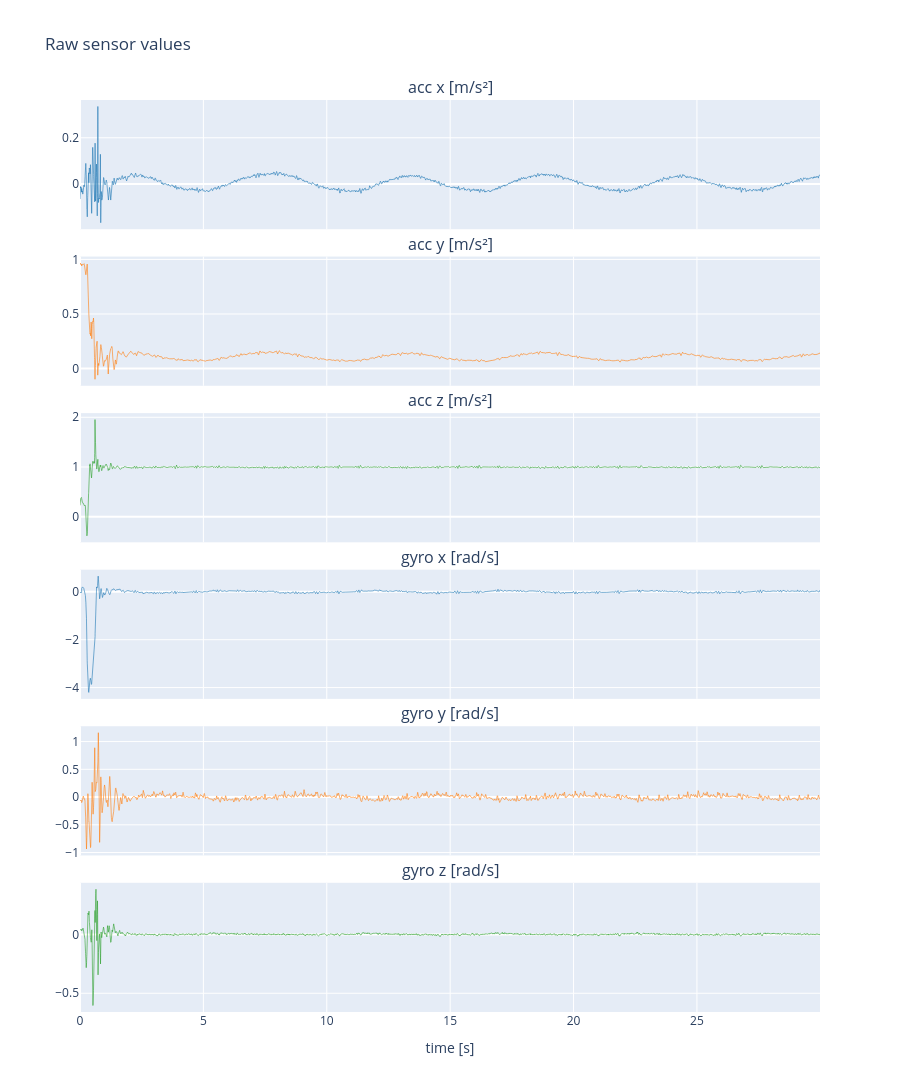

Notebook code for this chart:
### Code cell
# Raw values of all 6 channels over time.
# One row per axis, so each gets its own y-scale and small changes stay visible.
COLORS = {"x": "#1f77b4", "y": "#ff7f0e", "z": "#2ca02c"}

titles = [f"acc {axis} [m/s²]" for axis in "xyz"] + [f"gyro {axis} [rad/s]" for axis in "xyz"]
fig = make_subplots(rows=6, cols=1, shared_xaxes=True, vertical_spacing=0.03, subplot_titles=titles)
for i, axis in enumerate("xyz"):
    fig.add_trace(go.Scatter(x=t, y=acc[:, i], name=f"acc {axis}", line_color=COLORS[axis]), row=i + 1, col=1)  # rows 1-3
    fig.add_trace(go.Scatter(x=t_gyr, y=gyr_raw[:, i], name=f"gyro {axis}", line_color=COLORS[axis]), row=i + 4, col=1)  # rows 4-6

fig.update_xaxes(title_text="time [s]", row=6, col=1)
fig.update_layout(height=1400, hovermode="x unified", showlegend=False, title="Raw sensor values")
fig.show()

### Figure 1 — Plotly figure (JSON) as saved in the notebook; plotly's stock layout.template omitted (floating-point values rounded to 4 significant figures; data arrays with more than 128 entries replaced by an {"elided": "..."} marker saying what was removed)
{"data": [{"line": {"color": "#1f77b4"}, "name": "acc x", "type": "scatter", "x": {"elided": "14989 float values"}, "xaxis": "x", "y": {"elided": "14989 float values"}, "yaxis": "y"}, {"line": {"color": "#1f77b4"}, "name": "gyro x", "type": "scatter", "x": {"elided": "14987 float values"}, "xaxis": "x4", "y": {"elided": "14987 float values"}, "yaxis": "y4"}, {"line": {"color": "#ff7f0e"}, "name": "acc y", "type": "scatter", "x": {"elided": "14989 float values"}, "xaxis": "x2", "y": {"elided": "14989 float values"}, "yaxis": "y2"}, {"line": {"color": "#ff7f0e"}, "name": "gyro y", "type": "scatter", "x": {"elided": "14987 float values"}, "xaxis": "x5", "y": {"elided": "14987 float values"}, "yaxis": "y5"}, {"line": {"color": "#2ca02c"}, "name": "acc z", "type": "scatter", "x": {"elided": "14989 float values"}, "xaxis": "x3", "y": {"elided": "14989 float values"}, "yaxis": "y3"}, {"line": {"color": "#2ca02c"}, "name": "gyro z", "type": "scatter", "x": {"elided": "14987 float values"}, "xaxis": "x6", "y": {"elided": "14987 float values"}, "yaxis": "y6"}], "layout": {"annotations": [{"font": {"size": 16}, "showarrow": false, "text": "acc x [m/s²]", "x": 0.5, "xanchor": "center", "xref": "paper", "y": 1, "yanchor": "bottom", "yref": "paper"}, {"font": {"size": 16}, "showarrow": false, "text": "acc y [m/s²]", "x": 0.5, "xanchor": "center", "xref": "paper", "y": 0.8283, "yanchor": "bottom", "yref": "paper"}, {"font": {"size": 16}, "showarrow": false, "text": "acc z [m/s²]", "x": 0.5, "xanchor": "center", "xref": "paper", "y": 0.6567, "yanchor": "bottom", "yref": "paper"}, {"font": {"size": 16}, "showarrow": false, "text": "gyro x [rad/s]", "x": 0.5, "xanchor": "center", "xref": "paper", "y": 0.485, "yanchor": "bottom", "yref": "paper"}, {"font": {"size": 16}, "showarrow": false, "text": "gyro y [rad/s]", "x": 0.5, "xanchor": "center", "xref": "paper", "y": 0.3133, "yanchor": "bottom", "yref": "paper"}, {"font": {"size": 16}, "showarrow": false, "text": "gyro z [rad/s]", "x": 0.5, "xanchor": "center", "xref": "paper", "y": 0.1417, "yanchor": "bottom", "yref": "paper"}], "height": 1400, "hovermode": "x unified", "showlegend": false, "title": {"text": "Raw sensor values"}, "xaxis": {"anchor": "y", "domain": [0, 1], "matches": "x6", "showticklabels": false}, "xaxis2": {"anchor": "y2", "domain": [0, 1], "matches": "x6", "showticklabels": false}, "xaxis3": {"anchor": "y3", "domain": [0, 1], "matches": "x6", "showticklabels": false}, "xaxis4": {"anchor": "y4", "domain": [0, 1], "matches": "x6", "showticklabels": false}, "xaxis5": {"anchor": "y5", "domain": [0, 1], "matches": "x6", "showticklabels": false}, "xaxis6": {"anchor": "y6", "domain": [0, 1], "title": {"text": "time [s]"}}, "yaxis": {"anchor": "x", "domain": [0.8583, 1]}, "yaxis2": {"anchor": "x2", "domain": [0.6867, 0.8283]}, "yaxis3": {"anchor": "x3", "domain": [0.515, 0.6567]}, "yaxis4": {"anchor": "x4", "domain": [0.3433, 0.485]}, "yaxis5": {"anchor": "x5", "domain": [0.1717, 0.3133]}, "yaxis6": {"anchor": "x6", "domain": [0, 0.1417]}}}
